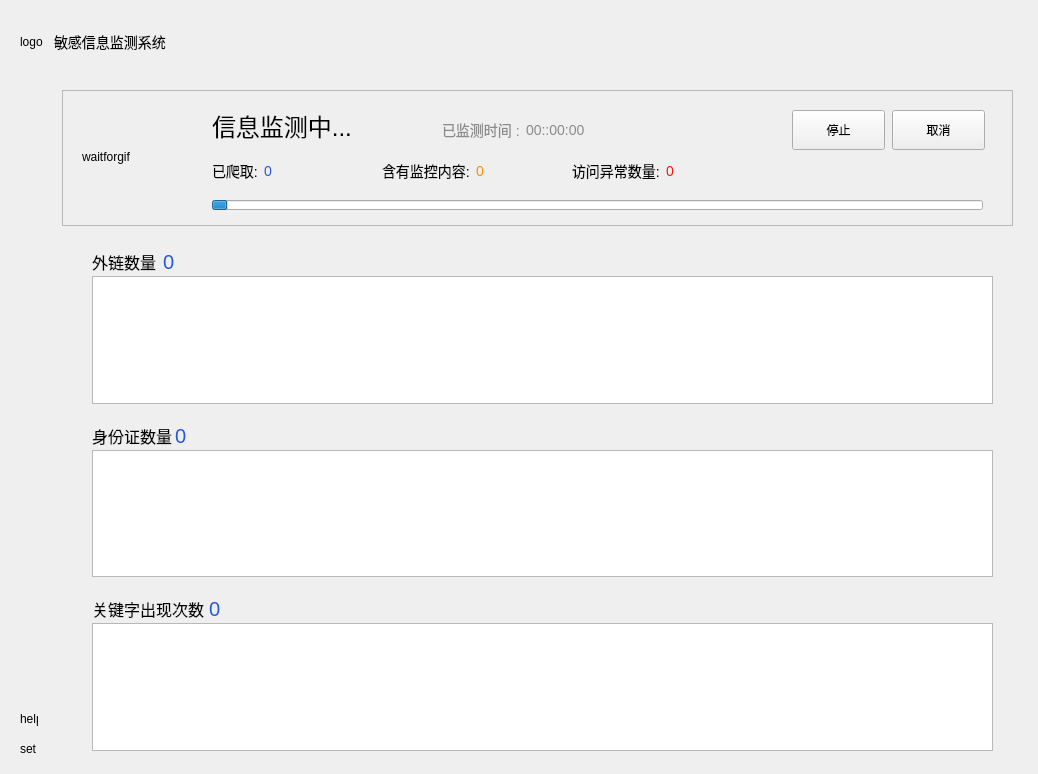
<?xml version="1.0" encoding="UTF-8"?>
<ui version="4.0">
 <class>MainWindow</class>
 <widget class="QMainWindow" name="MainWindow">
  <property name="geometry">
   <rect>
    <x>0</x>
    <y>0</y>
    <width>1038</width>
    <height>774</height>
   </rect>
  </property>
  <property name="minimumSize">
   <size>
    <width>960</width>
    <height>680</height>
   </size>
  </property>
  <property name="windowTitle">
   <string>MainWindow</string>
  </property>
  <property name="styleSheet">
   <string notr="true"/>
  </property>
  <widget class="QWidget" name="centralwidget">
   <property name="styleSheet">
    <string notr="true"/>
   </property>
   <widget class="QLabel" name="helpLabel">
    <property name="geometry">
     <rect>
      <x>20</x>
      <y>710</y>
      <width>18</width>
      <height>18</height>
     </rect>
    </property>
    <property name="minimumSize">
     <size>
      <width>18</width>
      <height>18</height>
     </size>
    </property>
    <property name="text">
     <string>help</string>
    </property>
   </widget>
   <widget class="QLabel" name="settingLabel">
    <property name="geometry">
     <rect>
      <x>20</x>
      <y>740</y>
      <width>17</width>
      <height>17</height>
     </rect>
    </property>
    <property name="minimumSize">
     <size>
      <width>17</width>
      <height>17</height>
     </size>
    </property>
    <property name="text">
     <string>set</string>
    </property>
   </widget>
   <widget class="QWidget" name="layoutWidget">
    <property name="geometry">
     <rect>
      <x>20</x>
      <y>30</y>
      <width>146</width>
      <height>24</height>
     </rect>
    </property>
    <layout class="QGridLayout" name="gridLayout">
     <item row="0" column="0">
      <widget class="QLabel" name="logoLabel">
       <property name="minimumSize">
        <size>
         <width>26</width>
         <height>22</height>
        </size>
       </property>
       <property name="text">
        <string>logo</string>
       </property>
      </widget>
     </item>
     <item row="0" column="1">
      <widget class="QLabel" name="sysNameLabel">
       <property name="styleSheet">
        <string notr="true">font-size: 14px;</string>
       </property>
       <property name="text">
        <string>敏感信息监测系统</string>
       </property>
      </widget>
     </item>
    </layout>
   </widget>
   <widget class="QFrame" name="progressFrame">
    <property name="geometry">
     <rect>
      <x>62</x>
      <y>90</y>
      <width>951</width>
      <height>136</height>
     </rect>
    </property>
    <property name="minimumSize">
     <size>
      <width>883</width>
      <height>136</height>
     </size>
    </property>
    <property name="frameShape">
     <enum>QFrame::StyledPanel</enum>
    </property>
    <property name="frameShadow">
     <enum>QFrame::Raised</enum>
    </property>
    <widget class="QLabel" name="waitforGifLabel">
     <property name="geometry">
      <rect>
       <x>20</x>
       <y>20</y>
       <width>94</width>
       <height>94</height>
      </rect>
     </property>
     <property name="minimumSize">
      <size>
       <width>94</width>
       <height>94</height>
      </size>
     </property>
     <property name="text">
      <string>waitforgif</string>
     </property>
    </widget>
    <widget class="QLabel" name="monitTipsLabel">
     <property name="geometry">
      <rect>
       <x>150</x>
       <y>20</y>
       <width>141</width>
       <height>31</height>
      </rect>
     </property>
     <property name="styleSheet">
      <string notr="true">font-size: 24px;color: #000000;</string>
     </property>
     <property name="text">
      <string>信息监测中...</string>
     </property>
    </widget>
    <widget class="QPushButton" name="stopBtn">
     <property name="geometry">
      <rect>
       <x>730</x>
       <y>20</y>
       <width>93</width>
       <height>40</height>
      </rect>
     </property>
     <property name="minimumSize">
      <size>
       <width>93</width>
       <height>40</height>
      </size>
     </property>
     <property name="text">
      <string>停止</string>
     </property>
    </widget>
    <widget class="QPushButton" name="cacelBtn">
     <property name="geometry">
      <rect>
       <x>830</x>
       <y>20</y>
       <width>93</width>
       <height>40</height>
      </rect>
     </property>
     <property name="minimumSize">
      <size>
       <width>93</width>
       <height>40</height>
      </size>
     </property>
     <property name="text">
      <string>取消</string>
     </property>
    </widget>
    <widget class="QProgressBar" name="progressBar">
     <property name="geometry">
      <rect>
       <x>150</x>
       <y>110</y>
       <width>771</width>
       <height>10</height>
      </rect>
     </property>
     <property name="minimumSize">
      <size>
       <width>10</width>
       <height>2</height>
      </size>
     </property>
     <property name="maximumSize">
      <size>
       <width>16777215</width>
       <height>10</height>
      </size>
     </property>
     <property name="value">
      <number>2</number>
     </property>
     <property name="format">
      <string/>
     </property>
    </widget>
    <widget class="QWidget" name="">
     <property name="geometry">
      <rect>
       <x>380</x>
       <y>30</y>
       <width>149</width>
       <height>20</height>
      </rect>
     </property>
     <layout class="QHBoxLayout" name="horizontalLayout_4">
      <item>
       <widget class="QLabel" name="expendTimeTipsLabel">
        <property name="styleSheet">
         <string notr="true">font-size: 14px;color: #8B8B8B;</string>
        </property>
        <property name="text">
         <string>已监测时间 :</string>
        </property>
       </widget>
      </item>
      <item>
       <widget class="QLabel" name="expendTimeLabel">
        <property name="styleSheet">
         <string notr="true">font-size: 14px;color: #8B8B8B;</string>
        </property>
        <property name="text">
         <string>00::00:00</string>
        </property>
       </widget>
      </item>
     </layout>
    </widget>
    <widget class="QWidget" name="">
     <property name="geometry">
      <rect>
       <x>320</x>
       <y>71</y>
       <width>114</width>
       <height>20</height>
      </rect>
     </property>
     <layout class="QHBoxLayout" name="horizontalLayout_2">
      <item>
       <widget class="QLabel" name="label_4">
        <property name="maximumSize">
         <size>
          <width>100</width>
          <height>16777215</height>
         </size>
        </property>
        <property name="styleSheet">
         <string notr="true">font-size: 14px;</string>
        </property>
        <property name="text">
         <string>含有监控内容:</string>
        </property>
       </widget>
      </item>
      <item>
       <widget class="QLabel" name="hitCntLabel">
        <property name="styleSheet">
         <string notr="true">font-size: 14px;color:#FE8D08;</string>
        </property>
        <property name="text">
         <string>0</string>
        </property>
       </widget>
      </item>
     </layout>
    </widget>
    <widget class="QWidget" name="">
     <property name="geometry">
      <rect>
       <x>150</x>
       <y>71</y>
       <width>96</width>
       <height>20</height>
      </rect>
     </property>
     <layout class="QHBoxLayout" name="horizontalLayout">
      <item>
       <widget class="QLabel" name="label_3">
        <property name="maximumSize">
         <size>
          <width>50</width>
          <height>16777215</height>
         </size>
        </property>
        <property name="styleSheet">
         <string notr="true">font-size: 14px;</string>
        </property>
        <property name="text">
         <string>已爬取:</string>
        </property>
       </widget>
      </item>
      <item>
       <widget class="QLabel" name="crawledCntLabel">
        <property name="styleSheet">
         <string notr="true">font-size: 14px;color:#2358DE;</string>
        </property>
        <property name="text">
         <string>0</string>
        </property>
       </widget>
      </item>
     </layout>
    </widget>
    <widget class="QWidget" name="">
     <property name="geometry">
      <rect>
       <x>510</x>
       <y>71</y>
       <width>114</width>
       <height>20</height>
      </rect>
     </property>
     <layout class="QHBoxLayout" name="horizontalLayout_3">
      <item>
       <widget class="QLabel" name="label_5">
        <property name="maximumSize">
         <size>
          <width>100</width>
          <height>16777215</height>
         </size>
        </property>
        <property name="styleSheet">
         <string notr="true">font-size: 14px;</string>
        </property>
        <property name="text">
         <string>访问异常数量:</string>
        </property>
       </widget>
      </item>
      <item>
       <widget class="QLabel" name="faieldCntLabel">
        <property name="styleSheet">
         <string notr="true">font-size: 14px;color:#F41717;</string>
        </property>
        <property name="text">
         <string>0</string>
        </property>
       </widget>
      </item>
     </layout>
    </widget>
   </widget>
   <widget class="QWidget" name="detailWidget" native="true">
    <property name="geometry">
     <rect>
      <x>62</x>
      <y>240</y>
      <width>951</width>
      <height>521</height>
     </rect>
    </property>
    <property name="minimumSize">
     <size>
      <width>883</width>
      <height>453</height>
     </size>
    </property>
    <widget class="QWidget" name="layoutWidget">
     <property name="geometry">
      <rect>
       <x>30</x>
       <y>10</y>
       <width>901</width>
       <height>501</height>
      </rect>
     </property>
     <layout class="QVBoxLayout" name="detailVLayout">
      <property name="spacing">
       <number>20</number>
      </property>
      <item>
       <layout class="QGridLayout" name="extUrlGridLayout">
        <property name="horizontalSpacing">
         <number>1</number>
        </property>
        <property name="verticalSpacing">
         <number>2</number>
        </property>
        <item row="1" column="0" colspan="2">
         <widget class="QTextEdit" name="extUrlTextEdit"/>
        </item>
        <item row="0" column="0">
         <widget class="QLabel" name="label_6">
          <property name="minimumSize">
           <size>
            <width>70</width>
            <height>0</height>
           </size>
          </property>
          <property name="maximumSize">
           <size>
            <width>60</width>
            <height>16777215</height>
           </size>
          </property>
          <property name="styleSheet">
           <string notr="true">font-size: 16px;</string>
          </property>
          <property name="text">
           <string>外链数量</string>
          </property>
         </widget>
        </item>
        <item row="0" column="1">
         <widget class="QLabel" name="extUrlCntLabel">
          <property name="styleSheet">
           <string notr="true">font-size: 20px;color: #2358DE;</string>
          </property>
          <property name="text">
           <string>0</string>
          </property>
         </widget>
        </item>
       </layout>
      </item>
      <item>
       <layout class="QGridLayout" name="idcardGridLayout">
        <property name="horizontalSpacing">
         <number>3</number>
        </property>
        <property name="verticalSpacing">
         <number>2</number>
        </property>
        <item row="0" column="0">
         <widget class="QLabel" name="label_11">
          <property name="minimumSize">
           <size>
            <width>80</width>
            <height>0</height>
           </size>
          </property>
          <property name="maximumSize">
           <size>
            <width>80</width>
            <height>16777215</height>
           </size>
          </property>
          <property name="styleSheet">
           <string notr="true">font-size: 16px;</string>
          </property>
          <property name="text">
           <string>身份证数量</string>
          </property>
         </widget>
        </item>
        <item row="1" column="0" colspan="2">
         <widget class="QTextEdit" name="idcardTextEdit"/>
        </item>
        <item row="0" column="1">
         <widget class="QLabel" name="idcardCntLabel">
          <property name="styleSheet">
           <string notr="true">font-size: 20px;color: #2358DE;</string>
          </property>
          <property name="text">
           <string>0</string>
          </property>
         </widget>
        </item>
       </layout>
      </item>
      <item>
       <layout class="QGridLayout" name="keywordGridLayout">
        <property name="spacing">
         <number>2</number>
        </property>
        <item row="0" column="0">
         <widget class="QLabel" name="label_16">
          <property name="minimumSize">
           <size>
            <width>115</width>
            <height>0</height>
           </size>
          </property>
          <property name="maximumSize">
           <size>
            <width>115</width>
            <height>16777215</height>
           </size>
          </property>
          <property name="styleSheet">
           <string notr="true">font-size: 16px;</string>
          </property>
          <property name="text">
           <string>关键字出现次数</string>
          </property>
         </widget>
        </item>
        <item row="0" column="1">
         <widget class="QLabel" name="keywordCntLabel">
          <property name="styleSheet">
           <string notr="true">font-size: 20px;color: #2358DE;</string>
          </property>
          <property name="text">
           <string>0</string>
          </property>
         </widget>
        </item>
        <item row="1" column="0" colspan="2">
         <widget class="QTextEdit" name="keywordTextEdit"/>
        </item>
       </layout>
      </item>
     </layout>
    </widget>
   </widget>
  </widget>
 </widget>
 <resources/>
 <connections/>
</ui>
